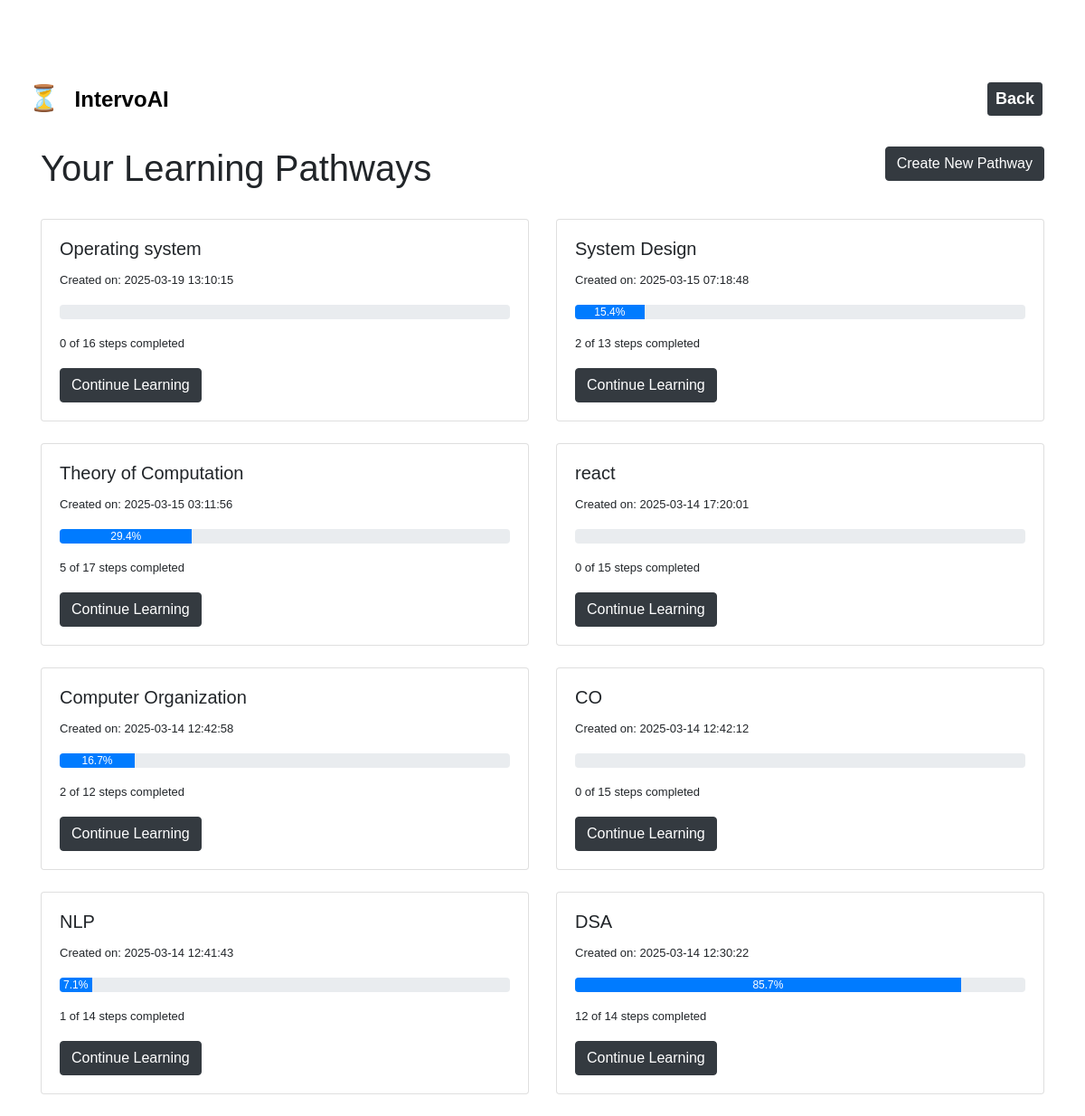
/dashboard, run on the app's committed database.
### tables this page shows
CREATE TABLE pathways (
        id INTEGER PRIMARY KEY AUTOINCREMENT,
        user_id INTEGER,
        topic TEXT,
        pathway_data TEXT,
        created_at TIMESTAMP DEFAULT CURRENT_TIMESTAMP,
        FOREIGN KEY (user_id) REFERENCES users (id)
    );

### Pathway/app.py (the view)
@app.route('/dashboard')
def dashboard():
    user_id = get_guest_user()  # No login check, just get a user ID
    conn = sqlite3.connect('learning_pathways.db')
    cursor = conn.cursor()
    cursor.execute("""
        SELECT id, topic, created_at
        FROM pathways
        WHERE user_id = ?
        ORDER BY created_at DESC
    """, (user_id,))
    pathways = cursor.fetchall()
    pathways_with_progress = []
    for pathway in pathways:
        pathway_id = pathway[0]
        cursor.execute("""
            SELECT pathway_data FROM pathways WHERE id = ?
        """, (pathway_id,))
        pathway_data = json.loads(cursor.fetchone()[0])
        total_steps = 0
        for module in pathway_data.get('modules', []):
            total_steps += len(module.get('resources', []))
            total_steps += len(module.get('activities', []))
            if 'assessment' in module:
                total_steps += 1
        cursor.execute("""
            SELECT COUNT(*) FROM progress
            WHERE pathway_id = ? AND completed = 1
        """, (pathway_id,))
        completed_steps = cursor.fetchone()[0]
        progress_percentage = 0
        if total_steps > 0:
            progress_percentage = (completed_steps / total_steps) * 100
        pathways_with_progress.append({
            'id': pathway_id,
            'topic': pathway[1],
            'created_at': pathway[2],
            'total_steps': total_steps,
            'completed_steps': completed_steps,
            'progress_percentage': progress_percentage
        })
    conn.close()
    return render_template('dashboard.html', pathways=pathways_with_progress)

### Pathway/app.py (called while the page is built)
def get_guest_user():
    if 'user_id' not in session:
        session['user_id'] = 1  # Using ID 1 for guest user
        session['username'] = 'guest'
    return session['user_id']

### Pathway/templates/dashboard.html (shortened to what this page needs)
<!DOCTYPE html>
<html lang="en">
  <head>
    <link
      href="https://cdn.jsdelivr.net/npm/bootstrap@5.3.0-alpha1/dist/css/bootstrap.min.css"
      rel="stylesheet"
    />
    <link
      rel="stylesheet"
      href="https://cdn.jsdelivr.net/npm/bootstrap-icons@1.8.1/font/bootstrap-icons.css"
    />
    <link
      href="/static/vendor/bootstrap/css/bootstrap.min.css"
      rel="stylesheet"
    />
    <link rel="stylesheet" href="/static/css/fontawesome.css" />
    <link rel="stylesheet" href="/static/css/templatemo-grad-school.css" />
    <link rel="stylesheet" href="/static/css/owl.css" />
    <link rel="stylesheet" href="/static/css/lightbox.css" />
    <header>
        <nav class="navbar  px-3" style="background-color: #ffffff;">
          <div class="container-fluid d-flex align-items-center">
              <a href="/" class="logo" style="text-decoration: none; font-size: 24px; font-weight: bold; color: #000;">
                  <span class="logo-icon" style="font-size: 28px;">⏳</span>
                  <span style="padding: 5px 10px; border-radius: 5px;">IntervoAI</span>
              </a>
              <a href="javascript:history.back()" class="btn btn-dark btn-sm me-3" style="font-size: 18px; font-weight: bold; color: #fff;">
                 Back
              </a>
          </div>
      </nav>
    </header>
  </head>
  <body>
    <div class="container mt-4">
      <div class="row mb-4">
        <div class="col-md-8">
          <h1>Your Learning Pathways</h1>
        </div>
        <div class="col-md-4 text-end">
          <button
            type="button"
            class="btn btn-dark"
            data-bs-toggle="modal"
            data-bs-target="#createPathwayModal"
          >
            Create New Pathway
          </button>
        </div>
      </div>
      {% if pathways %}
      <div class="row">
        {% for pathway in pathways %}
        <div class="col-md-6 mb-4">
          <div class="card h-100">
            <div class="card-body">
              <h5 class="card-title">{{ pathway.topic }}</h5>
              <p class="card-text">Created on: {{ pathway.created_at }}</p>
              <div class="progress mb-3">
                <div
                  class="progress-bar"
                  role="progressbar"
                  style="width: {{ pathway.progress_percentage }}%;"
                  aria-valuenow="{{ pathway.progress_percentage }}"
                  aria-valuemin="0"
                  aria-valuemax="100"
                >
                  {{ pathway.progress_percentage|round(1) }}%
                </div>
              </div>
              <p class="card-text">
                {{ pathway.completed_steps }} of {{ pathway.total_steps }} steps
                completed
              </p>
              <a href="/pathway/{{ pathway.id }}" class="btn btn-dark"
                >Continue Learning</a
              >
            </div>
          </div>
        </div>
        {% endfor %}
      </div>
      {% else %}
      <div class="alert alert-info">
        You haven't created any learning pathways yet. Get started by creating
        your first pathway!
      </div>
      {% endif %}
    </div>
  </body>
</html>

### Pathway/static/css/templatemo-grad-school.css (style rules this page uses)
body { font-family: "Montserrat", sans-serif; }
a { color: #3cf; text-decoration: none; }
p { font-size: 13px; line-height: 22px; }

### Pathway/templates/dashboard.html (style rules this page uses)
body { padding-top: 80px; }

### data on the page
pathways: topic "Operating system", created_at "2025-03-19 13:10:15", completed_steps "0", total_steps "16"
pathways: topic "System Design", created_at "2025-03-15 07:18:48", {{ pathway.progress_percentage }} 15.384615384615385 (drawn), progress_percentage "15.4", completed_steps "2", total_steps "13"
pathways: topic "Theory of Computation", created_at "2025-03-15 03:11:56", {{ pathway.progress_percentage }} 29.411764705882355 (drawn), progress_percentage "29.4", completed_steps "5", total_steps "17"
pathways: topic "react", created_at "2025-03-14 17:20:01", completed_steps "0", total_steps "15"
pathways: topic "Computer Organization", created_at "2025-03-14 12:42:58", {{ pathway.progress_percentage }} 16.666666666666664 (drawn), progress_percentage "16.7", completed_steps "2", total_steps "12"
pathways: topic "CO", created_at "2025-03-14 12:42:12", completed_steps "0", total_steps "15"
pathways: topic "NLP", created_at "2025-03-14 12:41:43", {{ pathway.progress_percentage }} 7.142857142857142 (drawn), progress_percentage "7.1", completed_steps "1", total_steps "14"
pathways: topic "DSA", created_at "2025-03-14 12:30:22", {{ pathway.progress_percentage }} 85.71428571428571 (drawn), progress_percentage "85.7", completed_steps "12", total_steps "14"
